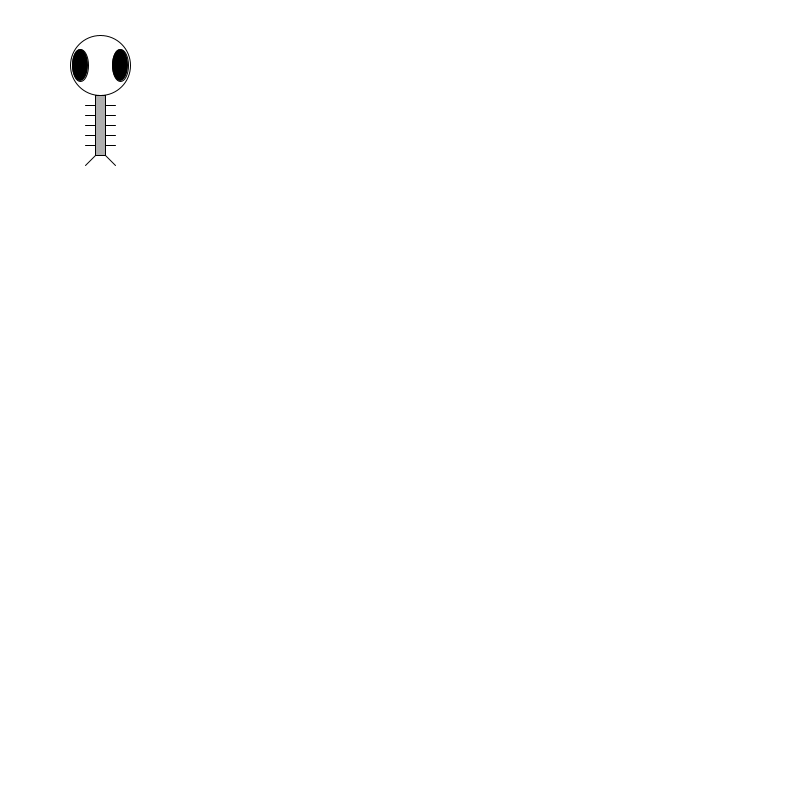
Frame 1 (no input)
Frame 60 (the mouse pressed at the canvas centre just before this capture): identical to frame 1, image omitted
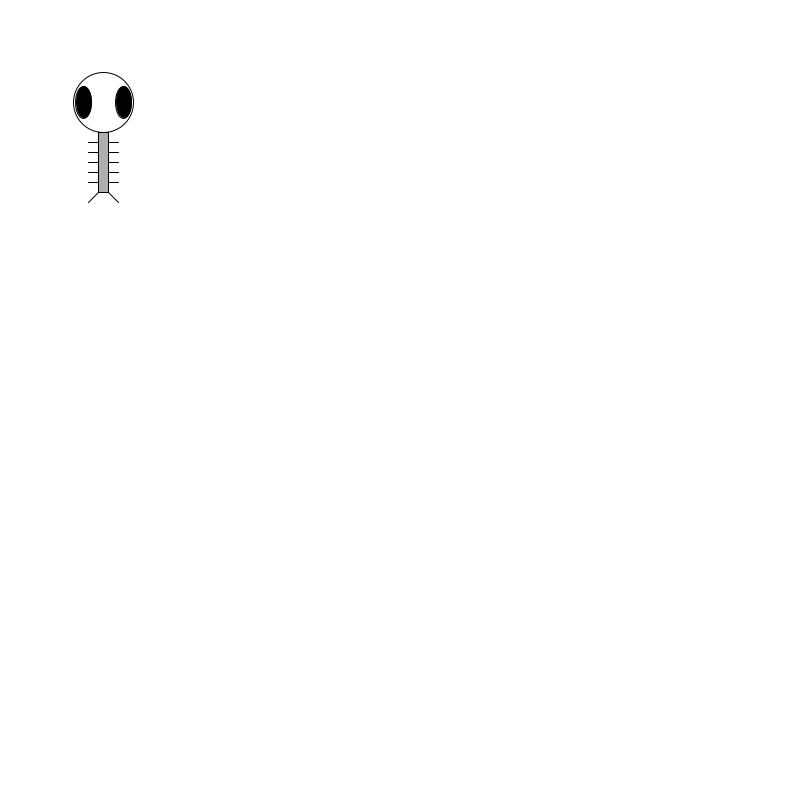
Frame 120 (the mouse held since frame 60 and released just before this capture)

The Processing sketch that drew these frames (run headless with seeded random() and noise(); from frame 60 on, the mouse is pressed at the canvas centre):

// Processing sketch: sketch_01_OOP_Zoog
// ── sketch_01_OOP_Zoog.pde
Zoog zoog;
void setup() {
  size(800, 800);
  smooth();
  zoog = new Zoog(100, 125, 60, 60, 16);
}

void draw() {
  background(255);
  // mouseX position determines speed factor
  float factor = constrain(mouseX/10, 0, 5);
  zoog.jiggle(factor);
  zoog.display();
}

// ── Zoog.pde
class Zoog {
  // Zoog's variables
  float x, y, w, h, eyeSize;
  // Zoog constructor
  Zoog(float tempX, float tempY, float tempW, float tempH, float tempEyeSize) {
    x = tempX;
    y = tempY;
    w = tempW;
    h = tempH;
    eyeSize = tempEyeSize;
  }
  
  // Move Zoog
  void jiggle(float speed) {
    // Change the location of Zoog randomly
    x = x + random(-1, 1)*speed;
    y = y + random(-1, 1)*speed;
    // Constrain Zoog to window
    x = constrain(x, 0, width);
    y = constrain(y, 0, height);
  }
  
  // Display Zoog
  void display() {
    // Set ellipses and rects to CENTER mode
    ellipseMode(CENTER);
    rectMode(CENTER);
    // Draw Zoog's arms with a for loop
    for (float i = y - h/3; i < y + h/2; i += 10) {
      stroke(0);
      line(x-w/4, i, x+w/4, i);
    }
    // Draw Zoog's body
    stroke(0);
    fill(175);
    rect(x, y, w/6, h);
    // Draw Zoog's head
    stroke(0);
    fill(255);
    ellipse(x, y-h, w, h);
    // Draw Zoog's eyes
    fill(0); 
    ellipse(x-w/3, y-h, eyeSize, eyeSize*2); 
    ellipse(x+w/3, y-h, eyeSize, eyeSize*2);
    
    // Draw Zoog's legs
    stroke(0);
    line(x-w/12, y+h/2, x-w/4, y+h/2+10);
    line(x+w/12, y+h/2, x+w/4, y+h/2+10);
  }
}
